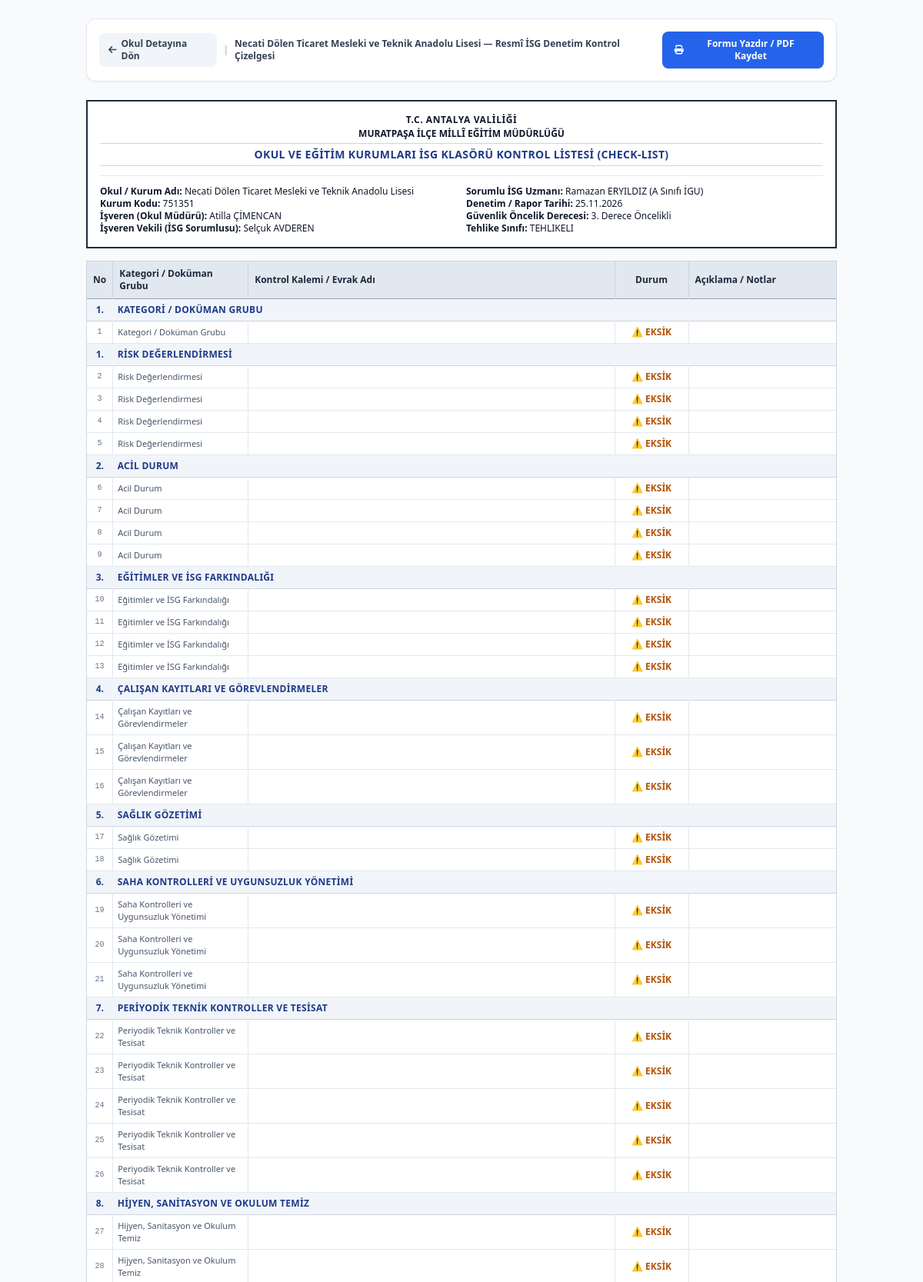
The page /okul/95/checklist-yazdir (signed in, upper part) on the database its author committed.
### tables this page shows
CREATE TABLE schools (
        id INTEGER PRIMARY KEY AUTOINCREMENT,
        kurum_kodu TEXT UNIQUE NOT NULL,
        kurum_adi TEXT NOT NULL,
        kurum_statusu TEXT,
        bagli_birim TEXT,
        kurum_turu TEXT,
        oncelik_derecesi INTEGER DEFAULT 3,
        tehlike_sinifi TEXT DEFAULT 'Az Tehlikeli',
        adres TEXT,
        telefon TEXT,
        mudur_ad_soyad TEXT,
        mudur_tel TEXT,
        isveren_vekili_ad_soyad TEXT,
        isveren_vekili_tel TEXT,
        sorumlu_uzman_id INTEGER REFERENCES users(id),
        created_at TIMESTAMP DEFAULT CURRENT_TIMESTAMP
    , portal_sifre TEXT DEFAULT 'isg2026', access_token TEXT, ogrenci_sayisi INTEGER DEFAULT 0, ogretmen_sayisi INTEGER DEFAULT 0, derslik_sayisi INTEGER DEFAULT 0, bina_sayisi INTEGER DEFAULT 1, eposta TEXT, son_veri_giris_tarihi TEXT, son_veri_giren_kisi TEXT, personel_sayisi INTEGER DEFAULT 0, aylik_hizmet_suresi_dk INTEGER DEFAULT 0, meb_olcek_puani REAL, kolluk_puani REAL, toplam_guvenlik_puani REAL, siginak_var_mi TEXT DEFAULT 'Yok', siginak_kapasite_kisi INTEGER DEFAULT 0, siginak_alan_m2 INTEGER DEFAULT 0, is_active_school INTEGER DEFAULT 1, kategori TEXT DEFAULT 'RESMI', genel_mudurluk TEXT, kademe TEXT, kolluk_sorumluluk_bolgesi TEXT DEFAULT 'Muratpaşa İlçe Emniyet Müdürlüğü', koordinat TEXT);

CREATE TABLE users (
        id INTEGER PRIMARY KEY AUTOINCREMENT,
        username TEXT UNIQUE NOT NULL,
        password_hash TEXT NOT NULL,
        full_name TEXT NOT NULL,
        title TEXT NOT NULL,
        role TEXT NOT NULL CHECK(role IN ('koordinator', 'uzman')),
        email TEXT,
        phone TEXT,
        created_at TIMESTAMP DEFAULT CURRENT_TIMESTAMP
    , tc_kimlik TEXT, kadro_yeri TEXT, igu_sinifi TEXT, gorev_turu TEXT DEFAULT 'Tam Süreli', telefon TEXT);

CREATE TABLE school_isg_checklists (
        id INTEGER PRIMARY KEY AUTOINCREMENT,
        school_id INTEGER REFERENCES schools(id) ON DELETE CASCADE,
        kategori_no INTEGER,
        kategori_adi TEXT NOT NULL,
        madde_no TEXT,
        kontrol_kalemi TEXT NOT NULL,
        durum TEXT DEFAULT 'Eksik' CHECK(durum IN ('Var', 'Yok', 'Eksik', 'Muaf')),
        aciklama TEXT,
        denetleyen_uzman_id INTEGER REFERENCES users(id),
        denetim_tarihi TEXT,
        updated_at TIMESTAMP DEFAULT CURRENT_TIMESTAMP,
        UNIQUE(school_id, kategori_adi, kontrol_kalemi)
    );

### app.py (the view)
@app.get("/okul/{school_id}/checklist-yazdir", response_class=HTMLResponse)
def print_school_checklist(request: Request, school_id: int):
    user = get_current_user(request)
    if not user:
        return RedirectResponse("/login", status_code=303)
    conn = get_db()
    cursor = conn.cursor()
    cursor.execute("""
        SELECT s.*, u.full_name as uzman_adi, u.igu_sinifi as uzman_sinifi
        FROM schools s
        LEFT JOIN users u ON s.sorumlu_uzman_id = u.id
        WHERE s.id = ?
    """, (school_id,))
    school = cursor.fetchone()
    if not school:
        conn.close()
        raise HTTPException(status_code=404, detail="Kurum bulunamadı.")
    cursor.execute("SELECT * FROM school_isg_checklists WHERE school_id = ? ORDER BY kategori_no ASC, id ASC", (school_id,))
    checklists = cursor.fetchall()
    conn.close()
    categories = {}
    for c in checklists:
        k_adi = c["kategori_adi"]
        if k_adi not in categories:
            categories[k_adi] = {"no": c["kategori_no"], "maddeler": []}
        categories[k_adi]["maddeler"].append(c)
    return templates.TemplateResponse(request=request, name="checklist_print.html", context={
        "user": user,
        "school": school,
        "categories": categories,
        "now_date": datetime.now().strftime("%d.%m.%Y")
    })

### templates/checklist_print.html (shortened to what this page needs)
<!DOCTYPE html>
<html lang="tr">
<head>
    <script src="https://cdn.tailwindcss.com"></script>
    <link rel="stylesheet" href="https://cdnjs.cloudflare.com/ajax/libs/font-awesome/6.4.0/css/all.min.css">
</head>
<body class="bg-slate-50 text-slate-900 p-6 max-w-5xl mx-auto text-xs">
    <div class="no-print mb-6 p-4 bg-white rounded-xl shadow-sm border border-slate-200 flex items-center justify-between">
        <div class="flex items-center gap-2">
            <a href="/okul/{{ school.id }}#checklistTab" class="bg-slate-100 hover:bg-slate-200 text-slate-700 px-3 py-1.5 rounded-lg text-xs font-semibold flex items-center">
                <i class="fa-solid fa-arrow-left mr-1.5"></i> Okul Detayına Dön
            </a>
            <span class="text-slate-400">|</span>
            <span class="font-bold text-slate-700">{{ school.kurum_adi }} — Resmî İSG Denetim Kontrol Çizelgesi</span>
        </div>
        <button onclick="window.print()" class="bg-blue-600 hover:bg-blue-700 text-white px-4 py-2 rounded-lg text-xs font-bold flex items-center shadow">
            <i class="fa-solid fa-print mr-2"></i> Formu Yazdır / PDF Kaydet
        </button>
    </div>
    <div class="border-2 border-slate-800 p-4 mb-4 bg-white">
        <div class="text-center font-bold">
            <div class="text-xs tracking-wider uppercase">T.C. ANTALYA VALİLİĞİ</div>
            <div class="text-xs uppercase mt-0.5">MURATPAŞA İLÇE MİLLÎ EĞİTİM MÜDÜRLÜĞÜ</div>
            <div class="text-sm tracking-wide uppercase mt-1 font-black text-blue-900 border-t border-b border-slate-300 py-1">
                OKUL VE EĞİTİM KURUMLARI İSG KLASÖRÜ KONTROL LİSTESİ (CHECK-LIST)
            </div>
        </div>
        <div class="grid grid-cols-2 gap-3 mt-3 text-xs border-t border-slate-200 pt-3">
            <div>
                <p><strong>Okul / Kurum Adı:</strong> {{ school.kurum_adi }}</p>
                <p><strong>Kurum Kodu:</strong> {{ school.kurum_kodu }}</p>
                <p><strong>İşveren (Okul Müdürü):</strong> {{ school.mudur_ad_soyad or 'Belirtilmedi' }}</p>
                <p><strong>İşveren Vekili (İSG Sorumlusu):</strong> {{ school.isveren_vekili_ad_soyad or 'Belirtilmedi' }}</p>
            </div>
            <div>
                <p><strong>Sorumlu İSG Uzmanı:</strong> {{ school.uzman_adi or user.full_name }} {% if school.uzman_sinifi %}({{ school.uzman_sinifi }}){% endif %}</p>
                <p><strong>Denetim / Rapor Tarihi:</strong> {{ now_date }}</p>
                <p><strong>Güvenlik Öncelik Derecesi:</strong> {{ school.oncelik_derecesi or 3 }}. Derece Öncelikli</p>
                <p><strong>Tehlike Sınıfı:</strong> {{ school.tehlike_sinifi or 'Az Tehlikeli' }}</p>
            </div>
        </div>
    </div>
    <div class="bg-white border border-slate-300">
        <table class="w-full text-xs text-left border-collapse">
            <thead>
                <tr class="bg-slate-200 text-slate-800 font-bold border-b border-slate-400">
                    <th class="p-2 border-r border-slate-300 w-8 text-center">No</th>
                    <th class="p-2 border-r border-slate-300 w-44">Kategori / Doküman Grubu</th>
                    <th class="p-2 border-r border-slate-300">Kontrol Kalemi / Evrak Adı</th>
                    <th class="p-2 border-r border-slate-300 w-24 text-center">Durum</th>
                    <th class="p-2 w-48">Açıklama / Notlar</th>
                </tr>
            </thead>
            <tbody>
                {% for kat_adi, kat_data in categories.items() %}
                <tr class="bg-slate-100 font-bold border-t border-b border-slate-300">
                    <td class="p-1.5 text-center font-bold text-blue-900">{{ kat_data.no }}.</td>
                    <td colspan="4" class="p-1.5 uppercase font-bold text-blue-900 tracking-wide">
                        {{ kat_adi }}
                    </td>
                </tr>
                {% for item in kat_data.maddeler %}
                <tr class="border-b border-slate-200 hover:bg-slate-50">
                    <td class="p-1.5 text-center text-slate-500 font-mono text-[10px] border-r border-slate-200">{{ item.madde_no }}</td>
                    <td class="p-1.5 text-slate-600 border-r border-slate-200 text-[11px]">{{ item.kategori_adi }}</td>
                    <td class="p-1.5 font-medium text-slate-800 border-r border-slate-200">
                    </td>
                    <td class="p-1.5 text-center font-bold border-r border-slate-200">
                        {% if item.durum == 'Var' %}
                        <span class="text-emerald-700 font-black">✔ VAR</span>
                        {% elif item.durum == 'Yok' %}
                        <span class="text-red-700 font-black">✖ YOK</span>
                        {% elif item.durum == 'Muaf' %}
                        <span class="text-slate-500 font-bold">MUAF</span>
                        {% else %}
                        <span class="text-amber-700 font-bold">⚠ EKSİK</span>
                        {% endif %}
                    </td>
                    <td class="p-1.5 text-slate-500 text-[10px]">
                    </td>
                </tr>
                {% endfor %}
                {% endfor %}
            </tbody>
        </table>
    </div>
</body>
</html>

### rows shown on the page
schools: kurum_adi "Necati Dölen Ticaret Mesleki ve Teknik Anadolu Lisesi", kurum_kodu "751351", mudur_ad_soyad "Atilla ÇİMENCAN", isveren_vekili_ad_soyad "Selçuk AVDEREN", oncelik_derecesi "3", tehlike_sinifi "TEHLIKELI"
users: full_name "Ramazan ERYILDIZ", uzman_sinifi "A Sınıfı İGU"
school_isg_checklists: no "1", kategori_adi "KATEGORI / DOKÜMAN GRUBU", madde_no "1", kategori_adi "Kategori / Doküman Grubu", durum "⚠ EKSİK"
school_isg_checklists: no "1", kategori_adi "RISK DEĞERLENDIRMESI", madde_no "2", kategori_adi "Risk Değerlendirmesi", durum "⚠ EKSİK"
school_isg_checklists: madde_no "3", kategori_adi "Risk Değerlendirmesi", durum "⚠ EKSİK"
school_isg_checklists: madde_no "4", kategori_adi "Risk Değerlendirmesi", durum "⚠ EKSİK"
school_isg_checklists: madde_no "5", kategori_adi "Risk Değerlendirmesi", durum "⚠ EKSİK"
school_isg_checklists: no "2", kategori_adi "ACIL DURUM", madde_no "6", kategori_adi "Acil Durum", durum "⚠ EKSİK"
school_isg_checklists: madde_no "7", kategori_adi "Acil Durum", durum "⚠ EKSİK"
school_isg_checklists: madde_no "8", kategori_adi "Acil Durum", durum "⚠ EKSİK"
school_isg_checklists: madde_no "9", kategori_adi "Acil Durum", durum "⚠ EKSİK"
school_isg_checklists: no "3", kategori_adi "EĞITIMLER VE İSG FARKINDALIĞI", madde_no "10", kategori_adi "Eğitimler ve İSG Farkındalığı", durum "⚠ EKSİK"
school_isg_checklists: madde_no "11", kategori_adi "Eğitimler ve İSG Farkındalığı", durum "⚠ EKSİK"
school_isg_checklists: madde_no "12", kategori_adi "Eğitimler ve İSG Farkındalığı", durum "⚠ EKSİK"
school_isg_checklists: madde_no "13", kategori_adi "Eğitimler ve İSG Farkındalığı", durum "⚠ EKSİK"
school_isg_checklists: no "4", kategori_adi "ÇALIŞAN KAYITLARI VE GÖREVLENDIRMELER", madde_no "14", kategori_adi "Çalışan Kayıtları ve Görevlendirmeler", durum "⚠ EKSİK"
school_isg_checklists: madde_no "15", kategori_adi "Çalışan Kayıtları ve Görevlendirmeler", durum "⚠ EKSİK"
school_isg_checklists: madde_no "16", kategori_adi "Çalışan Kayıtları ve Görevlendirmeler", durum "⚠ EKSİK"
school_isg_checklists: no "5", kategori_adi "SAĞLIK GÖZETIMI", madde_no "17", kategori_adi "Sağlık Gözetimi", durum "⚠ EKSİK"
school_isg_checklists: madde_no "18", kategori_adi "Sağlık Gözetimi", durum "⚠ EKSİK"
school_isg_checklists: no "6", kategori_adi "SAHA KONTROLLERI VE UYGUNSUZLUK YÖNETIMI", madde_no "19", kategori_adi "Saha Kontrolleri ve Uygunsuzluk Yönetimi", durum "⚠ EKSİK"
school_isg_checklists: madde_no "20", kategori_adi "Saha Kontrolleri ve Uygunsuzluk Yönetimi", durum "⚠ EKSİK"
school_isg_checklists: madde_no "21", kategori_adi "Saha Kontrolleri ve Uygunsuzluk Yönetimi", durum "⚠ EKSİK"
school_isg_checklists: no "7", kategori_adi "PERIYODIK TEKNIK KONTROLLER VE TESISAT", madde_no "22", kategori_adi "Periyodik Teknik Kontroller ve Tesisat", durum "⚠ EKSİK"
school_isg_checklists: madde_no "23", kategori_adi "Periyodik Teknik Kontroller ve Tesisat", durum "⚠ EKSİK"
school_isg_checklists: madde_no "24", kategori_adi "Periyodik Teknik Kontroller ve Tesisat", durum "⚠ EKSİK"
school_isg_checklists: madde_no "25", kategori_adi "Periyodik Teknik Kontroller ve Tesisat", durum "⚠ EKSİK"
school_isg_checklists: madde_no "26", kategori_adi "Periyodik Teknik Kontroller ve Tesisat", durum "⚠ EKSİK"
school_isg_checklists: no "8", kategori_adi "HIJYEN, SANITASYON VE OKULUM TEMIZ", madde_no "27", kategori_adi "Hijyen, Sanitasyon ve Okulum Temiz", durum "⚠ EKSİK"
school_isg_checklists: madde_no "28", kategori_adi "Hijyen, Sanitasyon ve Okulum Temiz", durum "⚠ EKSİK"

### other values the page prints
{{ now_date }} "25.11.2026"
